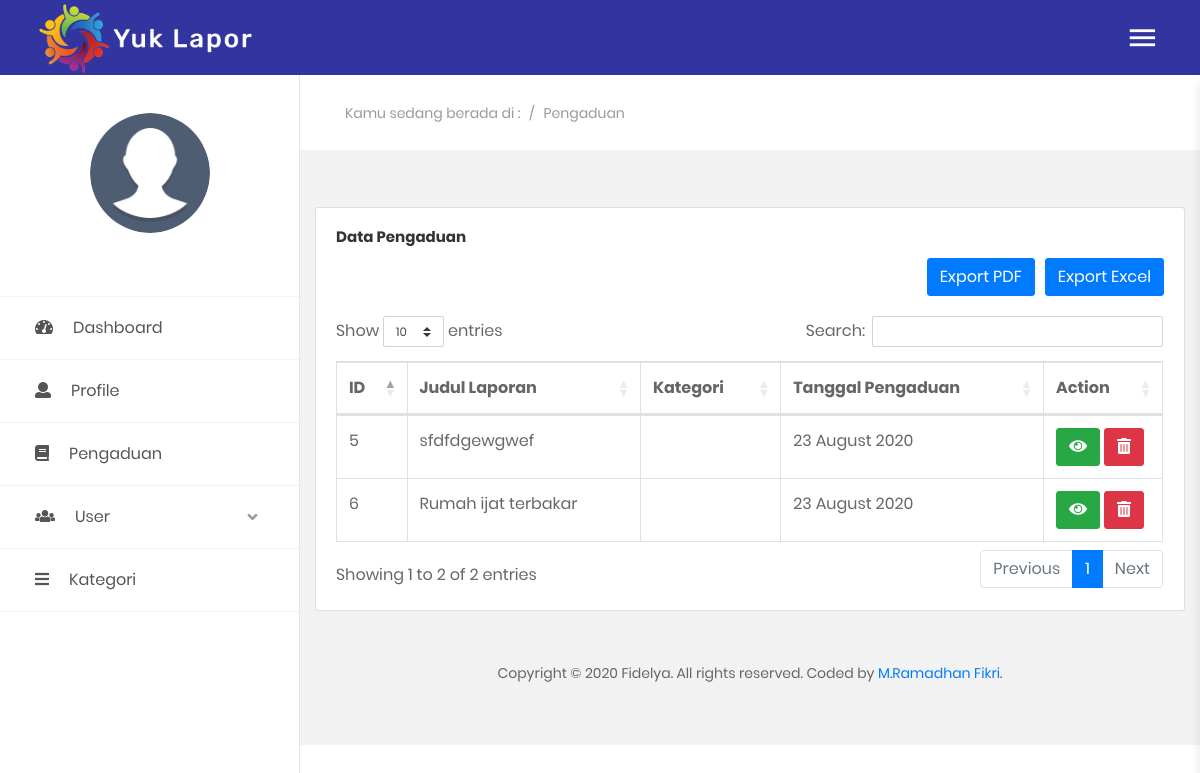
The page /index.php/admin/pengaduan on the database as committed earlier.
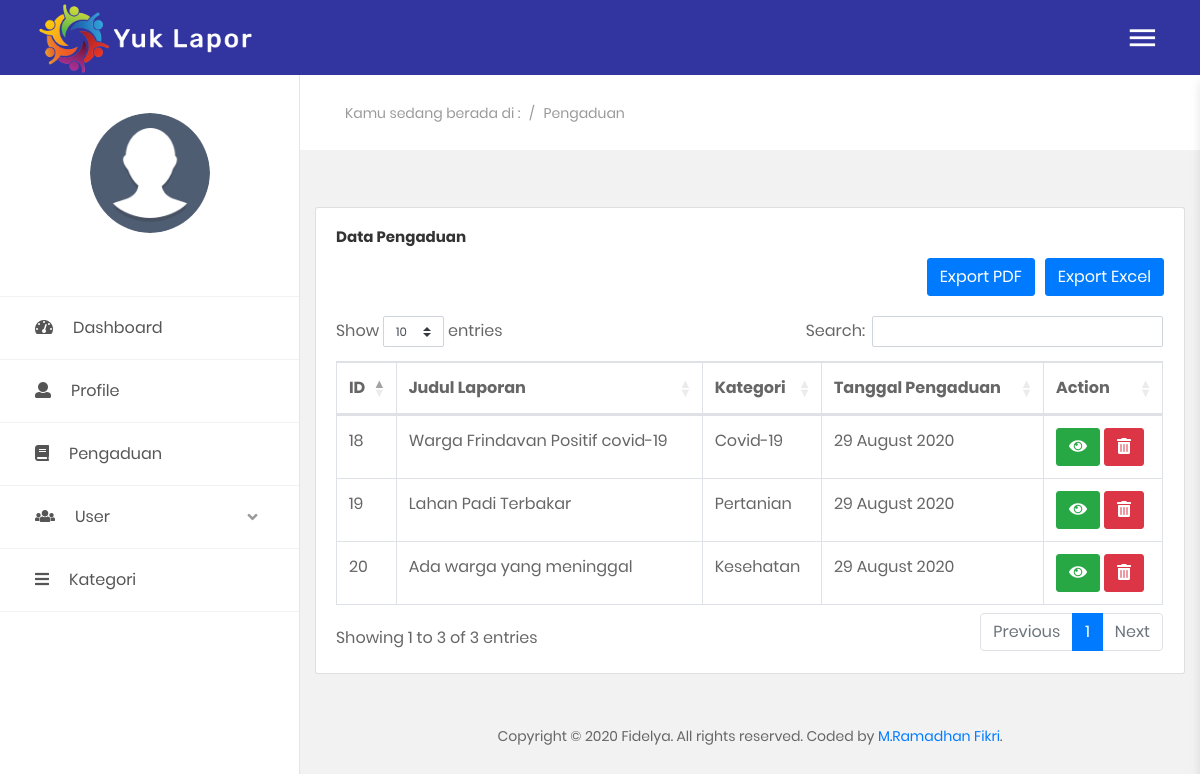
The same page on the database as committed later.
### tables this page shows
CREATE TABLE `pengaduan` (
  `id_pengaduan` int(11) NOT NULL,
  `nik` char(16) NOT NULL,
  `kategori` varchar(255) NOT NULL,
  `judul_laporan` varchar(255) NOT NULL,
  `isi_laporan` text NOT NULL,
  `image` varchar(255) NOT NULL,
  `tgl_pengaduan` int(255) NOT NULL
);

### application/controllers/admin.php (called while the page is built, shortened)
<?php
class admin extends CI_Controller
{
	function __construct()
	{
		$this->load->model('m_admin');
		$this->load->helper('url');
	}
	public function pengaduan()
	{
		$data['user'] = $this->db->get_where('login', ['email' =>
		$this->session->userdata('email')])->row_array();
		$data['pengaduan'] = $this->m_admin->get_data_pengaduan();
		$this->load->view('templates/header', $data);
		$this->load->view('templates/sidebar/sidebar_a', $data);
		$this->load->view('templates/topbar', $data);
		$this->load->view('admin/pengaduan', $data);
		$this->load->view('templates/footer');
	}
}

### index.php (called while the page is built, shortened)
<?php
require_once BASEPATH.'core/CodeIgniter.php';

### application/models/m_admin.php (called while the page is built, shortened)
<?php
class m_admin extends CI_Model
{
    public function get_data_pengaduan()
    {
        $data = $this->db->get('pengaduan');
        return $data->result();
    }
}

### application/views/admin/pengaduan.php (the view, shortened to what this page needs)
<section class="au-breadcrumb m-t-75">
    <div class="section__content section__content--p30">
        <div class="container-fluid">
            <div class="row">
                <div class="col-md-12">
                    <div class="au-breadcrumb-content">
                        <div class="au-breadcrumb-left">
                            <span class="au-breadcrumb-span">Kamu sedang berada di :</span>
                            <ul class="list-unstyled list-inline au-breadcrumb__list">
                                <li class="list-inline-item seprate">
                                    <span>/</span>
                                </li>
                                <li class="list-inline-item">Pengaduan</li>
                            </ul>
                        </div>
                    </div>
                </div>
            </div>
        </div>
    </div>
</section>
<section class="statistic">
</section>
<section>
    <div class="container-fluid">
        <div class="row">
            <div class="col-xl-12">
                <div class="card">
                    <div class="card-body">
                        <h5 class="card-title">Data Pengaduan</h5>
                        <form action="<?= base_url('sistem/cetak_xls') ?>">
                            <button class="btn btn-primary tmbl-excel" style="float: right;">Export Excel</button>
                        </form>
                        <form action="<?= base_url('sistem/cetak_pdf') ?>">
                            <button class="btn btn-primary tmbl-pdf" style="float: right; margin-right:10px; margin-bottom:20px">Export PDF</button>
                        </form>
                        <div class="table-responsive">
                            <table class="table table-bordered" id="tabelPengaduan" width="100%" cellspacing="0">
                                <thead style="font-weight: bold;">
                                    <tr class="text-center">
                                        <th>ID</th>
                                        <th>Judul Laporan</th>
                                        <th>Kategori</th>
                                        <th>Tanggal Pengaduan</th>
                                        <th width="80px">Action</th>
                                    </tr>
                                </thead>
                                <tbody>
                                    <?php $no = 1;
                                    foreach ($pengaduan as $p) : ?>
                                        <tr>
                                            <td><?= $p->id_pengaduan ?></td>
                                            <td><?= $p->judul_laporan ?></td>
                                            <td><?= $p->kategori ?></td>
                                            <td><?= date('d F Y', $p->tgl_pengaduan) ?></td>
                                            <td>
                                                <a href="#" class="btn btn-success tmbl-lihat" data-id="<?= $p->id_pengaduan; ?>" data-kategori="<?= $p->kategori; ?>" data-judul="<?= $p->judul_laporan; ?>" data-isi="<?= $p->isi_laporan; ?>">
                                                    <i class="fas fa-eye"></i>
                                                </a>
                                                <a href="#" class="btn btn-danger tmbl-hapus" data-id="<?= $p->id_pengaduan; ?>">
                                                    <i class="fas fa-trash-alt"></i>
                                                </a>
                                            </td>
                                        </tr>
                                    <?php endforeach; ?>
                                </tbody>
                            </table>
                        </div>
                    </div>
                </div>
            </div>
        </div>
    </div>
</section>

Rows that differ between the two databases and show on the page:
removed pengaduan: id_pengaduan "5", judul_laporan "sfdfdgewgwef", tgl_pengaduan "23 August 2020"
removed pengaduan: id_pengaduan "6", judul_laporan "Rumah ijat terbakar", tgl_pengaduan "23 August 2020"
added pengaduan: id_pengaduan "18", judul_laporan "Warga Frindavan Positif covid-19", kategori "Covid-19", tgl_pengaduan "29 August 2020"
added pengaduan: id_pengaduan "19", judul_laporan "Lahan Padi Terbakar", kategori "Pertanian", tgl_pengaduan "29 August 2020"
added pengaduan: id_pengaduan "20", judul_laporan "Ada warga yang meninggal", kategori "Kesehatan", tgl_pengaduan "29 August 2020"
Other text that changed with them:
text written by a page script: "Show entries Search: Showing 1 to 2 of 2 entries Previous 1 Next" → "Show entries Search: Showing 1 to 3 of 3 entries Previous 1 Next"
